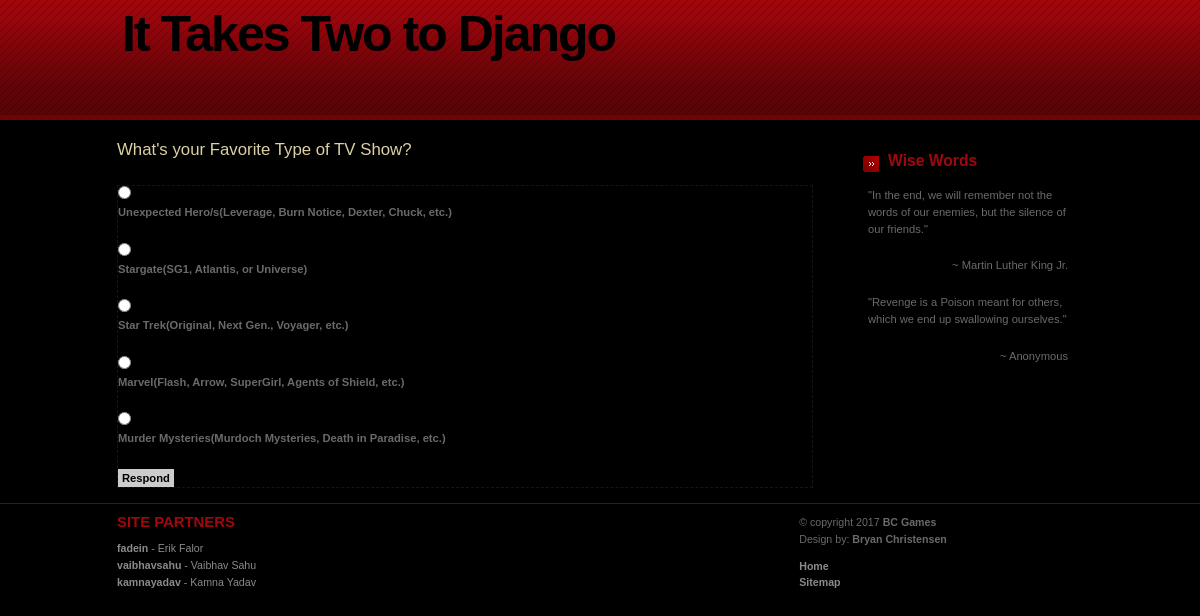
Screenshot of /polls/4/ with the database file from the repository.
### polls/models.py (models this page shows, shortened)
class Question(models.Model):
  question_text = models.CharField(max_length=200)
  pub_date = models.DateTimeField('date published')
  def was_published_recently(self):
    now = timezone.now()
    return now - datetime.timedelta(days=1) <= self.pub_date <= now
  was_published_recently.admin_order_field = 'pub_date'
  was_published_recently.boolean = True
  was_published_recently.short_description = 'Published recently?'

class Choice(models.Model):
  question = models.ForeignKey(Question, on_delete=models.CASCADE)
  choice_text = models.CharField(max_length=200)
  votes = models.IntegerField(default=0)

### polls/views.py (the view)
# urls.py: url(r'^(?P<pk>[0-9]+)/$', views.DetailView.as_view(), name='detail'),
class DetailView(generic.DetailView):
  model = Question
  template_name = 'polls/detail.html'

### polls/templates/polls/detail.html (shortened to what this page needs)
{% load staticfiles %}
<link rel="stylesheet" type="text/css" href="{% static 'polls/style.css' %}" />
<div id="header"><div id="header-content">
    <h1 id="logo">It Takes Two to Django</h1>
</div></div>
<div id="content-wrap"><div id="content">
    <div id="sidebar">
        <div class="sidebox">
				<h1>Wise Words</h1>
				<p>&quot;In the end, we will remember not the words of our enemies, but the silence of our friends.&quot;</p>
                <p class="align-right">~ Martin Luther King Jr.</p>
				<p>&quot;Revenge is a Poison meant for others, which we end up swallowing ourselves.&quot;</p>
				<p class="align-right">~ Anonymous</p>
			</div>
    </div>
    <div id="main">
        <h1>{{ question.question_text }}</h1>
        <form action="{% url 'polls:vote' question.id %}" method="post">
        {% for choice in question.choice_set.all %}
            <input type="radio" name="choice" id="choice{{ forloop.counter }}" value="{{choice.id }}" />
            <label for="choice{{ forloop.counter }}">{{ choice.choice_text }}</label><br />
        {% endfor %}
            <input class="button" type="submit" value="Respond" />
        </form>
    </div>
</div></div>
<div id="footer"><div id="footer-content">
    <div class="col float-left">
        <h2>Site Partners</h2>
			<ul>
				<li><a href="https://c9.io/fadein/"><strong>fadein</strong> - Erik Falor</a></li>
				<li><a href="https://c9.io/vaibhavsahu/"><strong>vaibhavsahu</strong> - Vaibhav Sahu</a></li>
				<li><a href="https://c9.io/kamnayadav/"><strong>kamnayadav</strong> - Kamna Yadav</a></li>
			</ul>
    </div>
    <div class="col2 float-right">
			<p>
			&copy; copyright 2017 <strong>BC Games</strong><br />
			Design by: <strong>Bryan Christensen</strong>&nbsp; &nbsp;
			<ul>
				<li><a href="{% url 'polls:index' %}"><strong>Home</strong></a></li>
				<li><a href="{% url 'polls:index' %}"><strong>Sitemap</strong></a></li>
			</ul>
		</div>
</div></div>

### polls/static/polls/style.css (style rules this page uses)
* { padding: 0; margin: 0; }
a { color: #F88F26; background-color: inherit; text-decoration: none }
h1, h2, h3 { font: bold 1.3em 'Trebuchet MS', Arial, Sans-serif; color: #A0080D; }
h1 { font-size: 1.6em; }
h2 { font-size: 1.4em; text-transform:uppercase; }
#main h1 { font: normal 1.5em 'Trebuchet MS', Arial, Sans-serif; color: #DBD0A3; }
#sidebar h1 { font: bold 1.4em 'Trebuchet MS', Arial, Sans-serif; background: #000 url(arrow.gif) no-repeat 10px .7em; padding: 7px 0 7px 35px; color: #A0080D; }
p, h1, h2, h3 { margin: 0; padding: 10px 15px; }
ul, ol { margin: 10px 30px; padding: 0 15px; color: #F88F26; }
form { margin: 15px; padding: 0; background: #000; border: 1px dashed #151515; }
label { display:block; font-weight:bold; margin:5px 0; }
input { padding: 2px; border: 1px solid #CCC; font: normal 1em Verdana, sans-serif; color:#000; background: #CCC; }
input.button { margin: 0; font: bold 1em Tahoma, Sans-serif; border: 1px solid #CCC; padding: 2px 3px; color: #000; background: #CCC; }
#header-content, #footer-content, #content { width: 83%; }
#header { background: #444 url(headerbg.jpg) repeat-x 0 0; height: 120px; text-align: left; }
#header-content { position: relative; margin: 0 auto; padding: 0; }
#header-content #logo { position: absolute; font: bold 50px Verdana, 'Trebuchet Ms', Sans-serif; letter-spacing: -2px; color: #000; margin: 0; padding: 0; top: 5px; left: 20px; }
#content-wrap { clear: both; float: left; background: #000; width: 100%; }
#content { text-align: left; padding: 0; margin: 0 auto; }
#sidebar { float: right; width: 260px; margin: 10px 0; padding: 0; }
#sidebar .sidebox { background: #000; margin: 5px 15px 10px 15px; }
#main { margin: 10px 0; padding: 0 270px 0 0; }
#footer { clear: both; margin: 0; padding: 0; border-top: 1px solid #68050A; font-size: 95%; text-align: left; }
#footer h2, #footer p { padding-left: 0; }
#footer-content { margin: 0 auto; }
#footer-content a { text-decoration: none; color: #8A8A8A; }
#footer-content ul { list-style: none; margin: 0; padding: 0; }
#footer-content .col { width: 32%; padding: 0 5px 30px 15px; }
#footer-content .col2 { width: 30%; padding: 0 0 30px 0; }
.float-left { float: left; }
.float-right { float: right; }
.align-right { text-align: right; }

### rows the page displays
Question: question_text "What's your Favorite Type of TV Show?"
Choice: choice_text "Unexpected Hero/s(Leverage, Burn Notice, Dexter, Chuck, etc.)"
Choice: choice_text "Stargate(SG1, Atlantis, or Universe)"
Choice: choice_text "Star Trek(Original, Next Gen., Voyager, etc.)"
Choice: choice_text "Marvel(Flash, Arrow, SuperGirl, Agents of Shield, etc.)"
Choice: choice_text "Murder Mysteries(Murdoch Mysteries, Death in Paradise, etc.)"
